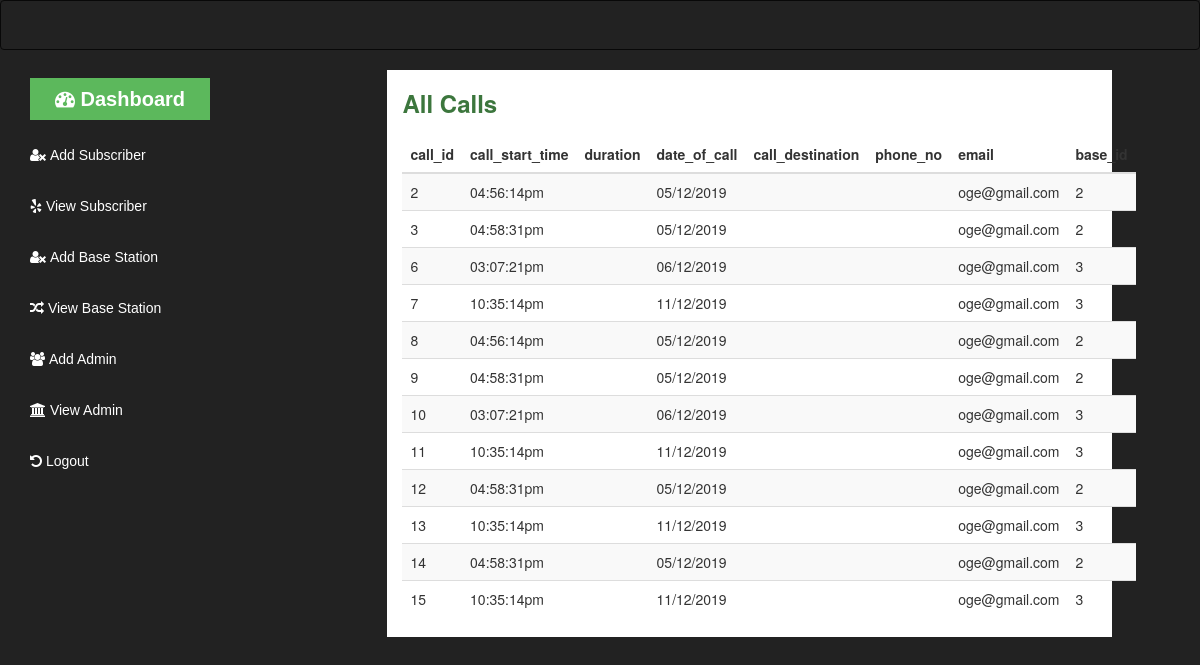
The app's page /admin-home.php with its own data.
### tables this page shows
CREATE TABLE `calls` (
  `call_id` int(11) NOT NULL,
  `call_start_time` varchar(100) NOT NULL,
  `call_duration` varchar(100) NOT NULL,
  `date_of_call` varchar(100) NOT NULL,
  `call_number` varchar(11) NOT NULL,
  `receiver_no` varchar(11) NOT NULL,
  `email` varchar(255) NOT NULL,
  `base_id` varchar(10) NOT NULL
);

### admin-home.php (the view, shortened to what this page needs)
<?php include 'core/init.php';  ?>
<!DOCTYPE html>
<html lang="en">
<head>
		<link rel="stylesheet" href="assets/css/font/css/font-awesome.css" />
		<link rel="stylesheet" href="assets/css/bootstrap.css"/>
		<link rel="stylesheet" href="assets/css/style-complete.css"/>
</head>
<body style="background:#222;">
</body>
	<nav class="navbar navbar-inverse"></nav>
	<div class="container-fluid">
		<div class="row" id="mynav">
			<div class="col-md-3">
				<div class="col-sm-12 drop">
					<a href = "admin-home.php" style="color:white;font-size:20px; font-weight: bolder;background-color:
#5cb85c;padding:10px 25px;"><i class="fa fa-dashboard"></i>&nbsp;Dashboard</a>
				</div>
				<div class="col-sm-12 drop">
					<a href="add-subscriber.php" style="color:white;"><i class="fa fa-user-times"></i>&nbsp;Add Subscriber</a>
				</div>
				<div class="col-sm-12 drop">
					<a href="view-subscriber.php" style="color:white;"><i class="fa fa-yelp"></i>&nbsp;View Subscriber</a>
				</div>
				<div class="col-sm-12 drop">
					<a href="add-base.php" style="color:white;"><i class="fa fa-user-times"></i>&nbsp;Add Base Station</a>
				</div>
				<div class="col-sm-12 drop">
					<a href="view-base.php" style="color:white;"><i class="fa fa-random"></i>&nbsp;View Base Station</a>
				</div>
				<div class="col-sm-12 drop">
					<a href="add-admin.php" style="color:white;"><i class="fa fa-users"></i>&nbsp;Add Admin</a>
				</div>
				<div class="col-sm-12 drop">
					<a href="view-admin.php" style="color:white;"><i class="fa fa-university"></i>&nbsp;View Admin</a>
				</div>
				<div class="col-sm-12 drop">
					<a href="logout.php" style="color:white;"><i class="fa fa-undo"></i>&nbsp;Logout</a>
				</div>
			</div>
			<div class="col-md-9">
				<div class="col-sm-10 col-sm-offset-1" style="background-color:white;">
					<h3 class="text-success" style="font-weight: bold;margin-bottom:20px;">All Calls</h3>
					<table class="table table-striped table-hover">
						<thead>
							<th>call_id</th>
							<th>call_start_time</th>
							<th>duration</th>
							<th>date_of_call</th>
							<th>call_destination</th>
							<th>phone_no</th>
							<th>email</th>
							<th>base_id</th>
						</thead>
						<tbody>
							<?php
							$stm = $pdo->prepare("SELECT * FROM calls");
							$stm->execute();
							if ($stm->rowCount() > 0) {
								while($rows = $stm->fetchObject()){
									echo "<tr>";
									echo "<td>$rows->call_id</td>";
									echo "<td>$rows->call_start_time</td>";
									echo "<td>$rows->duration</td>";
									echo "<td>$rows->date_of_call</td>";
									echo "<td>$rows->call_destination</td>";
									echo "<td>$rows->phone_no</td>";
									echo "<td>$rows->email</td>";
									echo "<td>$rows->base_id</td>";
									echo "</tr>";
								}
							}
							 ?>
						</tbody>
					</table>
				</div>
			</div>
		</div>
	</div>
</body>
</html>

### assets/css/style-complete.css (style rules this page uses)
* { margin: 0; padding: 0; }
#mynav .drop { margin-top:15px; margin-bottom: 15px; }
#mynav .drop a { font-family: sans-serif; font-size: 14px; }

### records on screen
calls: call_id "2", call_start_time "04:56:14pm", date_of_call "05/12/2019", email "oge@gmail.com", base "2"
calls: call_id "3", call_start_time "04:58:31pm", date_of_call "05/12/2019", email "oge@gmail.com", base "2"
calls: call_id "6", call_start_time "03:07:21pm", date_of_call "06/12/2019", email "oge@gmail.com", base "3"
calls: call_id "7", call_start_time "10:35:14pm", date_of_call "11/12/2019", email "oge@gmail.com", base "3"
calls: call_id "8", call_start_time "04:56:14pm", date_of_call "05/12/2019", email "oge@gmail.com", base "2"
calls: call_id "9", call_start_time "04:58:31pm", date_of_call "05/12/2019", email "oge@gmail.com", base "2"
calls: call_id "10", call_start_time "03:07:21pm", date_of_call "06/12/2019", email "oge@gmail.com", base "3"
calls: call_id "11", call_start_time "10:35:14pm", date_of_call "11/12/2019", email "oge@gmail.com", base "3"
calls: call_id "12", call_start_time "04:58:31pm", date_of_call "05/12/2019", email "oge@gmail.com", base "2"
calls: call_id "13", call_start_time "10:35:14pm", date_of_call "11/12/2019", email "oge@gmail.com", base "3"
calls: call_id "14", call_start_time "04:58:31pm", date_of_call "05/12/2019", email "oge@gmail.com", base "2"
calls: call_id "15", call_start_time "10:35:14pm", date_of_call "11/12/2019", email "oge@gmail.com", base "3"
